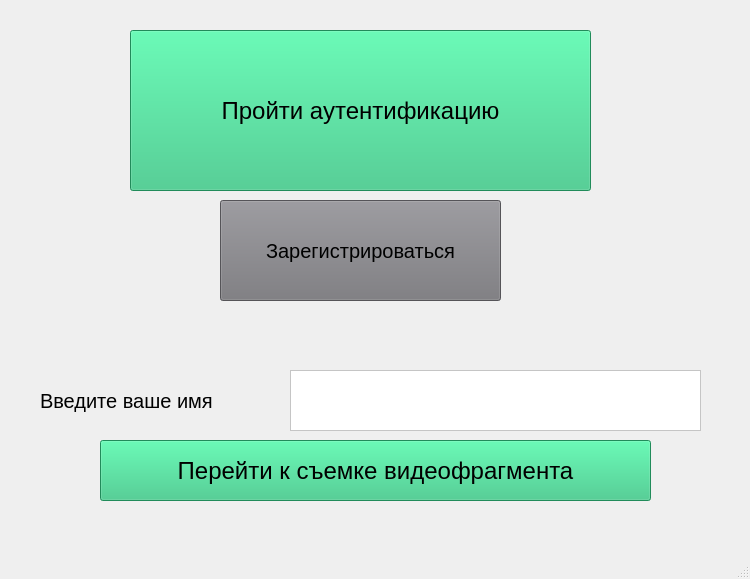
<?xml version="1.0" encoding="UTF-8"?>
<ui version="4.0">
 <class>MainWindow</class>
 <widget class="QMainWindow" name="MainWindow">
  <property name="geometry">
   <rect>
    <x>0</x>
    <y>0</y>
    <width>750</width>
    <height>579</height>
   </rect>
  </property>
  <property name="windowTitle">
   <string>MainWindow</string>
  </property>
  <widget class="QWidget" name="centralwidget">
   <widget class="QPushButton" name="pushButton">
    <property name="geometry">
     <rect>
      <x>220</x>
      <y>200</y>
      <width>281</width>
      <height>101</height>
     </rect>
    </property>
    <property name="font">
     <font>
      <pointsize>15</pointsize>
     </font>
    </property>
    <property name="styleSheet">
     <string notr="true">background-color: rgb(119, 118, 123);</string>
    </property>
    <property name="text">
     <string>Зарегистрироваться</string>
    </property>
   </widget>
   <widget class="QPushButton" name="pushButton_2">
    <property name="geometry">
     <rect>
      <x>130</x>
      <y>30</y>
      <width>461</width>
      <height>161</height>
     </rect>
    </property>
    <property name="font">
     <font>
      <pointsize>18</pointsize>
     </font>
    </property>
    <property name="styleSheet">
     <string notr="true">background-color: rgb(46, 194, 126);</string>
    </property>
    <property name="text">
     <string>Пройти аутентификацию</string>
    </property>
    <property name="iconSize">
     <size>
      <width>16</width>
      <height>16</height>
     </size>
    </property>
   </widget>
   <widget class="QTextEdit" name="input_label">
    <property name="geometry">
     <rect>
      <x>290</x>
      <y>370</y>
      <width>411</width>
      <height>61</height>
     </rect>
    </property>
    <property name="maximumSize">
     <size>
      <width>16777215</width>
      <height>150</height>
     </size>
    </property>
    <property name="font">
     <font>
      <pointsize>20</pointsize>
      <weight>75</weight>
      <bold>true</bold>
     </font>
    </property>
    <property name="layoutDirection">
     <enum>Qt::LeftToRight</enum>
    </property>
    <property name="styleSheet">
     <string notr="true">background-color: rgb(255, 255, 255);</string>
    </property>
   </widget>
   <widget class="QLabel" name="label">
    <property name="geometry">
     <rect>
      <x>40</x>
      <y>380</y>
      <width>211</width>
      <height>41</height>
     </rect>
    </property>
    <property name="font">
     <font>
      <pointsize>15</pointsize>
     </font>
    </property>
    <property name="text">
     <string>Введите ваше имя</string>
    </property>
   </widget>
   <widget class="QPushButton" name="pushButton_3">
    <property name="geometry">
     <rect>
      <x>100</x>
      <y>440</y>
      <width>551</width>
      <height>61</height>
     </rect>
    </property>
    <property name="font">
     <font>
      <pointsize>18</pointsize>
     </font>
    </property>
    <property name="styleSheet">
     <string notr="true">background-color: rgb(46, 194, 126);</string>
    </property>
    <property name="text">
     <string>Перейти к съемке видеофрагмента</string>
    </property>
    <property name="iconSize">
     <size>
      <width>16</width>
      <height>16</height>
     </size>
    </property>
   </widget>
  </widget>
  <widget class="QStatusBar" name="statusbar"/>
 </widget>
 <resources/>
 <connections/>
</ui>
